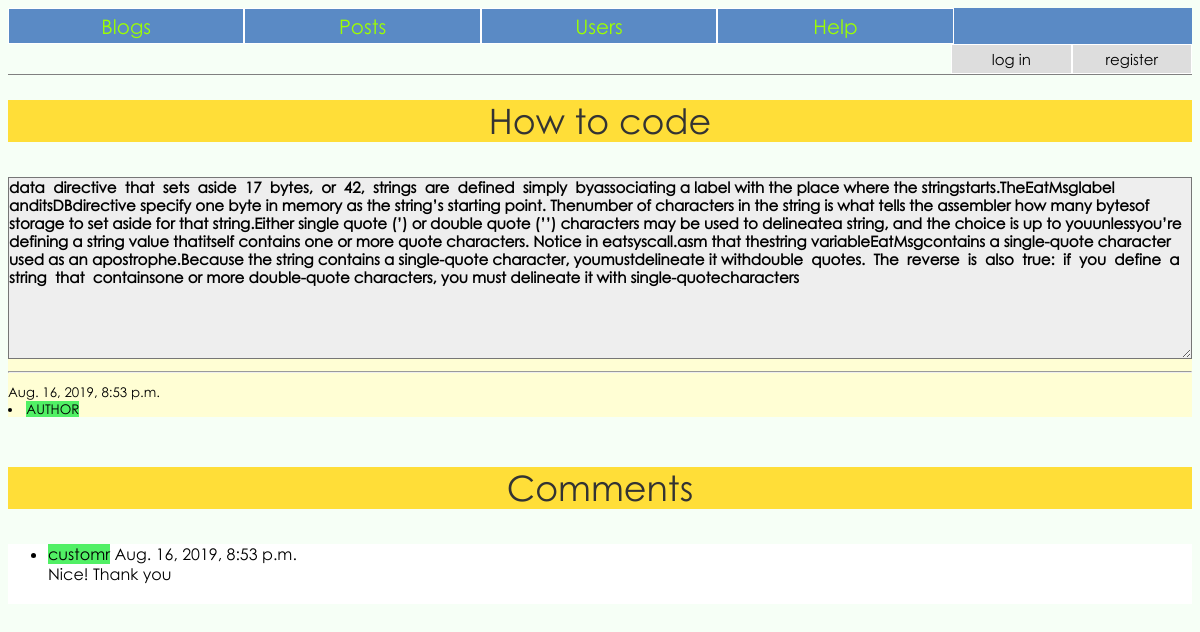
Screenshot of /post/3/ with the database file from the repository.
### blog/models.py (models this page shows, shortened)
class Post(models.Model):
	blog = models.ForeignKey(Blog, on_delete=models.CASCADE, blank=True)
	author = models.ForeignKey(MyUser, on_delete=models.CASCADE, blank=True)
	topic = models.CharField('Topic', max_length=50, blank=True)
	title = models.CharField('Title', max_length=5500, blank=True)
	text = models.TextField('Text', max_length=00, blank=True)
	rating = models.IntegerField('Rating', default=0)
	date_published = models.DateTimeField('Date published', default=timezone.now, blank=True)
	liked_users = []

class Comment(models.Model):
	author = models.ForeignKey(MyUser, on_delete=models.CASCADE, blank=True)
	post = models.ForeignKey(Post, on_delete=models.CASCADE, blank=True)
	text = models.TextField('Text', max_length=1000, blank=True)
	rating = models.IntegerField('Rating', default=0, blank=True)
	date_published = models.DateTimeField('Date published', default=timezone.now, blank=True)
	liked_users = []

class MyUser(AbstractBaseUser):
	username = models.CharField('username', max_length=50, unique=True)
	first_name = models.CharField('first name', max_length=50)
	last_name = models.CharField('last name', max_length=50)
	email = models.EmailField(
		verbose_name='email address',
		max_length=255,
		unique=True,
	)
	date_of_birth = models.DateField()
	is_active = models.BooleanField(default=True)
	is_admin = models.BooleanField(default=False)
	objects = MyUserManager()
	USERNAME_FIELD = 'username'
	EMAIL_FIELD = 'email'
	REQUIRED_FIELDS = ['first_name', 'last_name', 'email', 'date_of_birth']
	def __str__(self):
		return self.username

### blog/views.py (the view)
# urls.py: path('post/<int:post_id>/', views.post, name='post'),
def post(request, post_id):
	post = get_object_or_404(Post, pk=post_id)
	comments = post.comment_set.all()
	if request.method == 'POST':
		form = CommentForm(request.POST)
		if form.is_valid():
			comment = form.save(commit=False)
			comment.post = post
			comment.author = request.user
			comment.date_published = timezone.now()
			comment.save()
			return HttpResponseRedirect(reverse('blog:post', args=(comment.post.id, )))
	else:
		form = CommentForm()
		context = {
			'post': post,
			'comments': comments,
			'form': form
		}
		return render(request, 'blog/post_detail.html', context)

### blog/forms.py
class CommentForm(forms.ModelForm):
    text = forms.CharField(label='Leave comment:', max_length=1000,
        widget=forms.Textarea(attrs={'rows':'3', 'cols':'180'}))
    class Meta:
        model = Comment
        fields = ('text',)

### blog/templates/blog/post_detail.html (shortened to what this page needs)
{% extends 'blog/base.html' %}
{% block content %}
<p class='title'>{{ post.title }}</p>
<div id='post'>
	<textarea cols='180' rows='10' readonly='true'>{{ post.text }}</textarea>
	<hr>
	<small>
		{{ post.date_published }}
		<li>
			<a href="{% url 'blog:user' post.author.id %}">AUTHOR</a>
		</li>
	</small>
</div>
{% if comments %}
<p class='title'>Comments</p>
<div id='comment'>
	<ul>
		{% for comment in comments %}
			<li>
				<a href="{% url 'blog:user' comment.author.id %}">{{ comment.author }}</a>
				{{ comment.date_published }}
			</li>
			<div class="post">{{ comment.text }}</div>
			<br>
		{% endfor %}
	</ul>
</div>
{% endif %}
{% endblock content %}

### blog/static/blog/content/style.css (style rules this page uses)
* { font-family: 'gothic' }
body { background: #F6FFF6; }
textarea { font-weight: bold; box-sizing: border-box; font-size: 15px; width: 100%; overflow: hidden; padding: 0; outline: none; background-color: #eeeeee; }
a { outline: none; text-decoration: none; vertical-align: center; }
a:link { color: black; background: #51f065; }
.title { margin-top: 25px; width: 100%; font-size: 35px; line-height: 1.2; background: #ffde38; color: #333; text-align: center; }
#comment { background: white; margin: 0; padding: 0; }
#post { background: #fffed4; margin-bottom: 50px; }

### rows the page displays
Post: title "How to code", text "data directive that sets aside 17 bytes, or 42, strings are defined simply byassociating a label with the place where the stringstarts.TheEatMsglabel anditsDBdirective specify one byte in memory as the string’s starting point. Thenumber of characters in the string is what tells the assembler how many bytesof storage to set aside for that string.Either single quote (’) or double quote (’’) characters may be used to delineatea string, and the choice is up to youunlessyou’re defining a string value thatitself contains one or more quote characters. Notice in eatsyscall.asm that thestring variableEatMsgcontains a single-quote character used as an apostrophe.Because the string contains a…", date_published "Aug. 16, 2019, 8:53 p.m."
Comment: author "customr", date_published "Aug. 16, 2019, 8:53 p.m.", text "Nice! Thank you"
